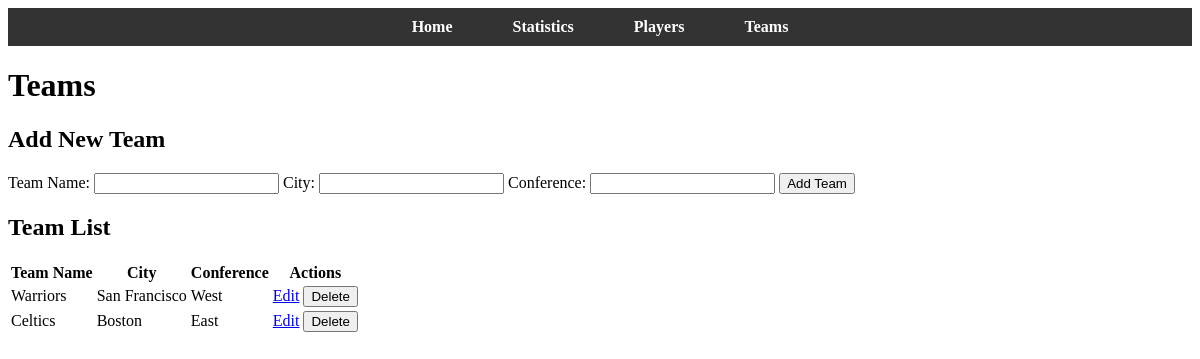
The app's page /teams, older data.
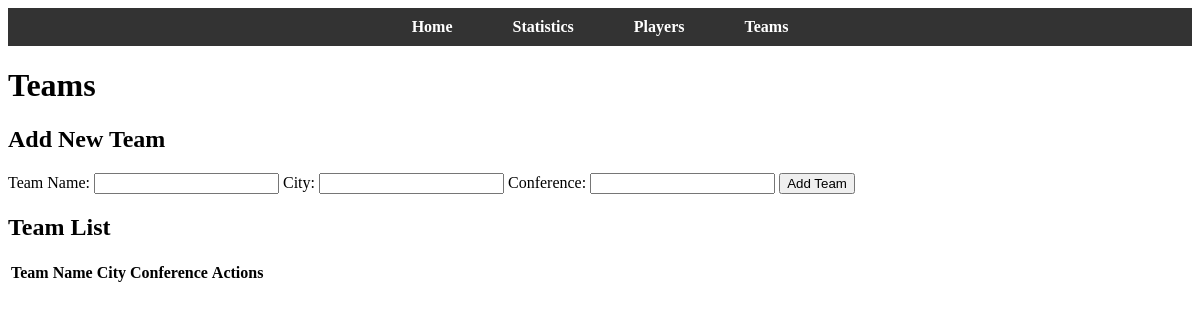
The same page, newer data.
### app.py (models this page shows)
class Team(db.Model):
    team_name = db.Column(db.String(50), primary_key=True)
    city = db.Column(db.String(20), nullable=False)
    conference = db.Column(db.String(20), nullable=False)

### app.py (the view, shortened to what this page needs)
@app.route('/teams', methods=['GET', 'POST'])
def teams():
    teams = Team.query.all()
    return render_template('teams.html', teams=teams)

### templates/teams.html (shortened to what this page needs)
<!DOCTYPE html>
<html lang="en">
  <head>
    <link
      rel="stylesheet"
      href="{{ url_for('static', filename='css/styles.css') }}"
    />
  </head>
  <body>
    <header>
      <nav>
        <ul>
          <li><a href="/">Home</a></li>
          <li><a href="/statistics">Statistics</a></li>
          <li><a href="/players">Players</a></li>
          <li><a href="/teams">Teams</a></li>
        </ul>
      </nav>
    </header>
    <main>
      <h1>Teams</h1>
      <section id="add-team">
        <h2>Add New Team</h2>
        <form action="{{ url_for('teams') }}" method="post">
          <label for="team_name">Team Name:</label>
          <input type="text" id="team_name" name="team_name" required />
          <label for="city">City:</label>
          <input type="text" id="city" name="city" required />
          <label for="conference">Conference:</label>
          <input type="text" id="conference" name="conference" required />
          <button type="submit">Add Team</button>
        </form>
      </section>
      <section id="team-list">
        <h2>Team List</h2>
        <table>
          <thead>
            <tr>
              <th>Team Name</th>
              <th>City</th>
              <th>Conference</th>
              <th>Actions</th>
            </tr>
          </thead>
          <tbody>
            {% for team in teams %}
            <tr>
              <td>{{ team.team_name }}</td>
              <td>{{ team.city }}</td>
              <td>{{ team.conference }}</td>
              <td>
                <a href="{{ url_for('edit_team', team_name=team.team_name) }}"
                  >Edit</a
                >
                <form
                  action="{{ url_for('delete_team', team_name=team.team_name) }}"
                  method="post"
                  style="display: inline"
                >
                  <button
                    type="submit"
                    onclick="return confirm('Are you sure you want to delete this team?');"
                  >
                    Delete
                  </button>
                </form>
              </td>
            </tr>
            {% endfor %}
          </tbody>
        </table>
      </section>
    </main>
  </body>
</html>

Row changes from the older to the newer data that the page shows:
removed Team: team_name "Warriors", city "San Francisco", conference "West"
removed Team: team_name "Celtics", city "Boston", conference "East"
